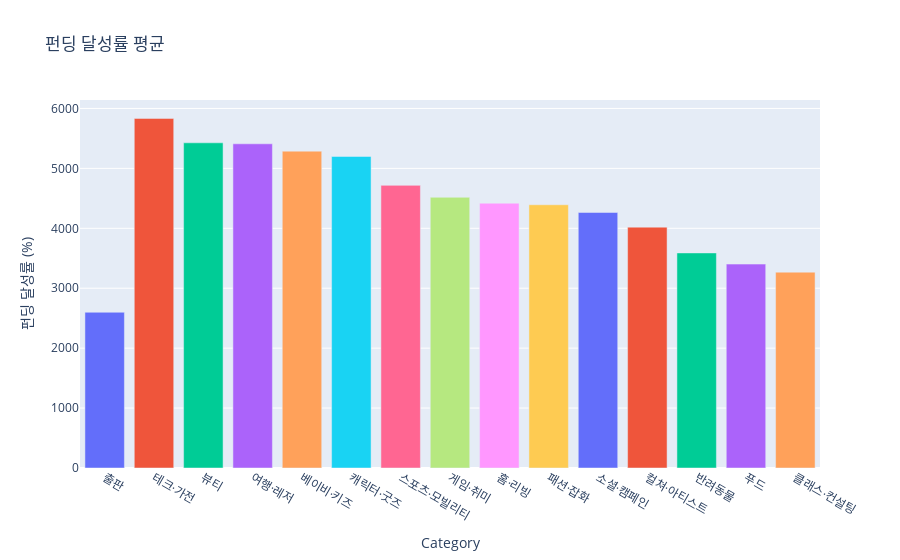

Here is the notebook cell this chart was saved with:
### Markdown cell above
* 출판 분야의 프로젝트 수가 55개로 적은 반면에, 표준편차가 크고 평균이 8917, 중앙값이 2583으로 소수의 매우 큰 값들이 평균에 큰 영향을 주고 있는 것을 확인하였다.
* 따라서 75%인 8579까지만 반영하여 다시 평균 차트를 그려보았다.

### Code cell
df_group = wadiz_list[
    ((wadiz_list["Category"] == "출판") & (wadiz_list["FundPercentage"] <= 8579))
    | (wadiz_list["Category"] != "출판")
].groupby(by=["Category"]).mean().reindex(category_sorter).reset_index()

fig = px.bar(
    df_group, x="Category", y="FundPercentage", color="Category", title="펀딩 달성률 평균"
)
fig.update_layout(showlegend=False, yaxis_title="펀딩 달성률 (%)")
fig.show()

### Figure 1 — Plotly figure (JSON) as saved in the notebook; plotly's stock layout.template omitted (floating-point values rounded to 4 significant figures)
{"data": [{"alignmentgroup": "True", "hovertemplate": "Category=%{x}<br>FundPercentage=%{y}<extra></extra>", "legendgroup": "출판", "marker": {"color": "#636efa", "pattern": {"shape": ""}}, "name": "출판", "offsetgroup": "출판", "orientation": "v", "showlegend": true, "textposition": "auto", "type": "bar", "x": ["출판"], "xaxis": "x", "y": [2599.0], "yaxis": "y"}, {"alignmentgroup": "True", "hovertemplate": "Category=%{x}<br>FundPercentage=%{y}<extra></extra>", "legendgroup": "테크·가전", "marker": {"color": "#EF553B", "pattern": {"shape": ""}}, "name": "테크·가전", "offsetgroup": "테크·가전", "orientation": "v", "showlegend": true, "textposition": "auto", "type": "bar", "x": ["테크·가전"], "xaxis": "x", "y": [5834.0], "yaxis": "y"}, {"alignmentgroup": "True", "hovertemplate": "Category=%{x}<br>FundPercentage=%{y}<extra></extra>", "legendgroup": "뷰티", "marker": {"color": "#00cc96", "pattern": {"shape": ""}}, "name": "뷰티", "offsetgroup": "뷰티", "orientation": "v", "showlegend": true, "textposition": "auto", "type": "bar", "x": ["뷰티"], "xaxis": "x", "y": [5427.0], "yaxis": "y"}, {"alignmentgroup": "True", "hovertemplate": "Category=%{x}<br>FundPercentage=%{y}<extra></extra>", "legendgroup": "여행·레저", "marker": {"color": "#ab63fa", "pattern": {"shape": ""}}, "name": "여행·레저", "offsetgroup": "여행·레저", "orientation": "v", "showlegend": true, "textposition": "auto", "type": "bar", "x": ["여행·레저"], "xaxis": "x", "y": [5410.0], "yaxis": "y"}, {"alignmentgroup": "True", "hovertemplate": "Category=%{x}<br>FundPercentage=%{y}<extra></extra>", "legendgroup": "베이비·키즈", "marker": {"color": "#FFA15A", "pattern": {"shape": ""}}, "name": "베이비·키즈", "offsetgroup": "베이비·키즈", "orientation": "v", "showlegend": true, "textposition": "auto", "type": "bar", "x": ["베이비·키즈"], "xaxis": "x", "y": [5287.0], "yaxis": "y"}, {"alignmentgroup": "True", "hovertemplate": "Category=%{x}<br>FundPercentage=%{y}<extra></extra>", "legendgroup": "캐릭터·굿즈", "marker": {"color": "#19d3f3", "pattern": {"shape": ""}}, "name": "캐릭터·굿즈", "offsetgroup": "캐릭터·굿즈", "orientation": "v", "showlegend": true, "textposition": "auto", "type": "bar", "x": ["캐릭터·굿즈"], "xaxis": "x", "y": [5199.0], "yaxis": "y"}, {"alignmentgroup": "True", "hovertemplate": "Category=%{x}<br>FundPercentage=%{y}<extra></extra>", "legendgroup": "스포츠·모빌리티", "marker": {"color": "#FF6692", "pattern": {"shape": ""}}, "name": "스포츠·모빌리티", "offsetgroup": "스포츠·모빌리티", "orientation": "v", "showlegend": true, "textposition": "auto", "type": "bar", "x": ["스포츠·모빌리티"], "xaxis": "x", "y": [4717.0], "yaxis": "y"}, {"alignmentgroup": "True", "hovertemplate": "Category=%{x}<br>FundPercentage=%{y}<extra></extra>", "legendgroup": "게임·취미", "marker": {"color": "#B6E880", "pattern": {"shape": ""}}, "name": "게임·취미", "offsetgroup": "게임·취미", "orientation": "v", "showlegend": true, "textposition": "auto", "type": "bar", "x": ["게임·취미"], "xaxis": "x", "y": [4518.0], "yaxis": "y"}, {"alignmentgroup": "True", "hovertemplate": "Category=%{x}<br>FundPercentage=%{y}<extra></extra>", "legendgroup": "홈·리빙", "marker": {"color": "#FF97FF", "pattern": {"shape": ""}}, "name": "홈·리빙", "offsetgroup": "홈·리빙", "orientation": "v", "showlegend": true, "textposition": "auto", "type": "bar", "x": ["홈·리빙"], "xaxis": "x", "y": [4419.0], "yaxis": "y"}, {"alignmentgroup": "True", "hovertemplate": "Category=%{x}<br>FundPercentage=%{y}<extra></extra>", "legendgroup": "패션·잡화", "marker": {"color": "#FECB52", "pattern": {"shape": ""}}, "name": "패션·잡화", "offsetgroup": "패션·잡화", "orientation": "v", "showlegend": true, "textposition": "auto", "type": "bar", "x": ["패션·잡화"], "xaxis": "x", "y": [4393.0], "yaxis": "y"}, {"alignmentgroup": "True", "hovertemplate": "Category=%{x}<br>FundPercentage=%{y}<extra></extra>", "legendgroup": "소셜·캠페인", "marker": {"color": "#636efa", "pattern": {"shape": ""}}, "name": "소셜·캠페인", "offsetgroup": "소셜·캠페인", "orientation": "v", "showlegend": true, "textposition": "auto", "type": "bar", "x": ["소셜·캠페인"], "xaxis": "x", "y": [4264.0], "yaxis": "y"}, {"alignmentgroup": "True", "hovertemplate": "Category=%{x}<br>FundPercentage=%{y}<extra></extra>", "legendgroup": "컬쳐·아티스트", "marker": {"color": "#EF553B", "pattern": {"shape": ""}}, "name": "컬쳐·아티스트", "offsetgroup": "컬쳐·아티스트", "orientation": "v", "showlegend": true, "textposition": "auto", "type": "bar", "x": ["컬쳐·아티스트"], "xaxis": "x", "y": [4019.0], "yaxis": "y"}, {"alignmentgroup": "True", "hovertemplate": "Category=%{x}<br>FundPercentage=%{y}<extra></extra>", "legendgroup": "반려동물", "marker": {"color": "#00cc96", "pattern": {"shape": ""}}, "name": "반려동물", "offsetgroup": "반려동물", "orientation": "v", "showlegend": true, "textposition": "auto", "type": "bar", "x": ["반려동물"], "xaxis": "x", "y": [3589.0], "yaxis": "y"}, {"alignmentgroup": "True", "hovertemplate": "Category=%{x}<br>FundPercentage=%{y}<extra></extra>", "legendgroup": "푸드", "marker": {"color": "#ab63fa", "pattern": {"shape": ""}}, "name": "푸드", "offsetgroup": "푸드", "orientation": "v", "showlegend": true, "textposition": "auto", "type": "bar", "x": ["푸드"], "xaxis": "x", "y": [3403.0], "yaxis": "y"}, {"alignmentgroup": "True", "hovertemplate": "Category=%{x}<br>FundPercentage=%{y}<extra></extra>", "legendgroup": "클래스·컨설팅", "marker": {"color": "#FFA15A", "pattern": {"shape": ""}}, "name": "클래스·컨설팅", "offsetgroup": "클래스·컨설팅", "orientation": "v", "showlegend": true, "textposition": "auto", "type": "bar", "x": ["클래스·컨설팅"], "xaxis": "x", "y": [3268.0], "yaxis": "y"}], "layout": {"barmode": "relative", "legend": {"title": {"text": "Category"}, "tracegroupgap": 0}, "showlegend": false, "title": {"text": "펀딩 달성률 평균"}, "xaxis": {"anchor": "y", "categoryarray": ["출판", "테크·가전", "뷰티", "여행·레저", "베이비·키즈", "캐릭터·굿즈", "스포츠·모빌리티", "게임·취미", "홈·리빙", "패션·잡화", "소셜·캠페인", "컬쳐·아티스트", "반려동물", "푸드", "클래스·컨설팅"], "categoryorder": "array", "domain": [0, 1], "title": {"text": "Category"}}, "yaxis": {"anchor": "x", "domain": [0, 1], "title": {"text": "펀딩 달성률 (%)"}}}}
